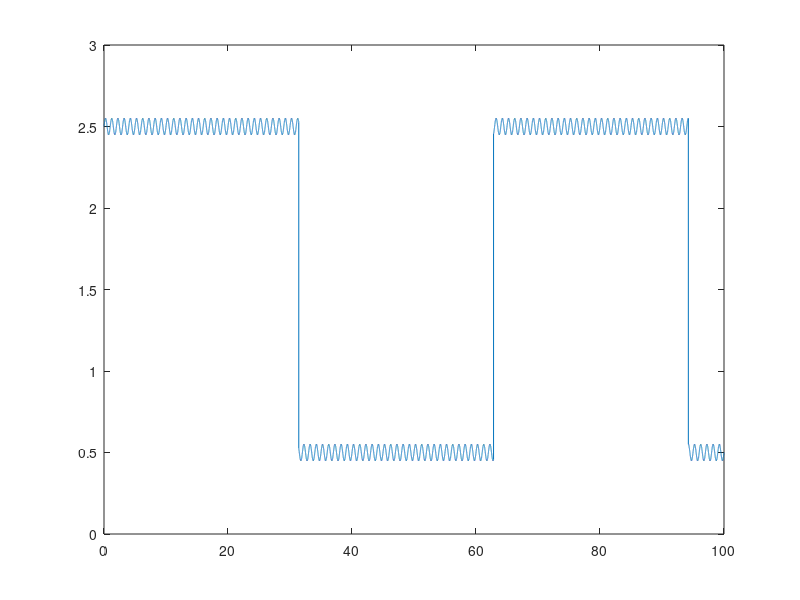

Source code (MATLAB): (Note: this script raises an error after producing the figure.)
clc;clear;close all;
t=0.001:0.001:100;
x=square(0.1*t)+0.05*sin(2*pi*t)+1.5;
figure(100);
plot(t,x);
fs=1000;
b=100000;

%% vmd_oyjs
% tic
% imf=VMD_display(x,1000,5);
% toc
% figure(1000)
% plot(t,x-imf(4,:))
lvbo = filter(lvboqi19,x);
figure(1)
plot(t,lvbo);
hold on;
% plot(t,mm1);
% hold on;
% a1=(1/fs:1/fs:(b-1500)/fs);%生成x轴
% result=lvbo(1501:b);
% mm1_result=mm1(1:b-1500);
% figure(2)
% plot(a1,result-mm1_result);